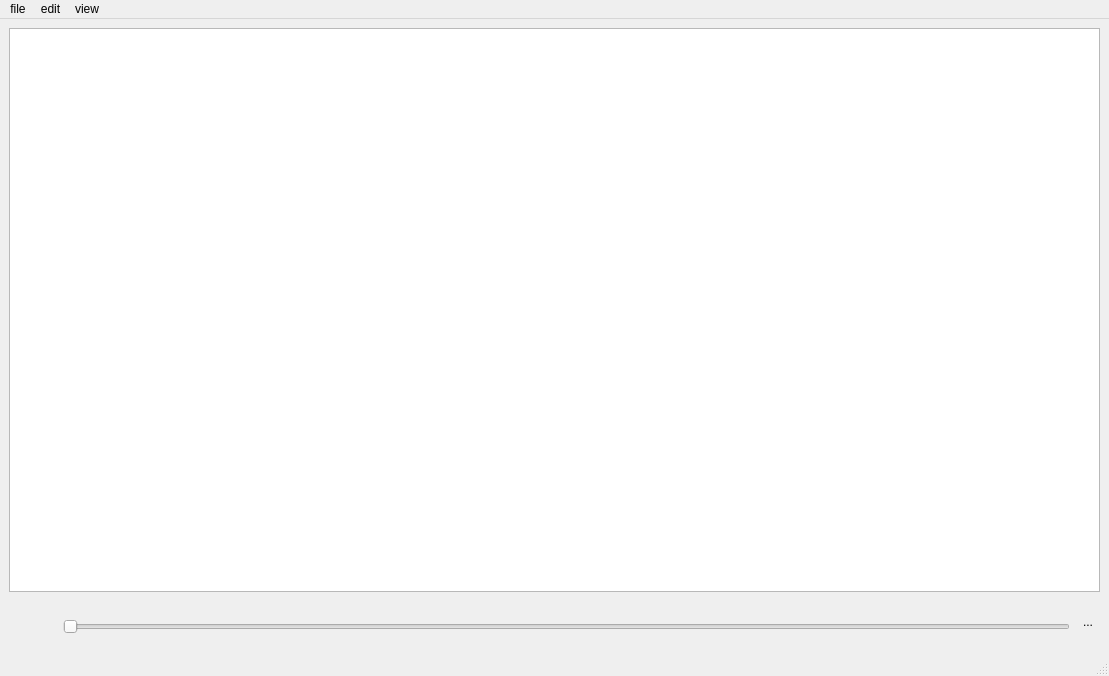
<?xml version="1.0" encoding="UTF-8"?>
<ui version="4.0">
 <class>myNOTEPAD</class>
 <widget class="QMainWindow" name="myNOTEPAD">
  <property name="geometry">
   <rect>
    <x>0</x>
    <y>0</y>
    <width>1109</width>
    <height>676</height>
   </rect>
  </property>
  <property name="focusPolicy">
   <enum>Qt::StrongFocus</enum>
  </property>
  <property name="windowTitle">
   <string>myNOTEPAD</string>
  </property>
  <widget class="QWidget" name="centralwidget">
   <layout class="QGridLayout" name="gridLayout">
    <item row="0" column="0">
     <layout class="QVBoxLayout" name="verticalLayout_2">
      <item>
       <widget class="QPlainTextEdit" name="plainTextEdit">
        <property name="sizePolicy">
         <sizepolicy hsizetype="Expanding" vsizetype="Expanding">
          <horstretch>0</horstretch>
          <verstretch>0</verstretch>
         </sizepolicy>
        </property>
        <property name="plainText">
         <string/>
        </property>
       </widget>
      </item>
      <item>
       <layout class="QHBoxLayout" name="horizontalLayout">
        <item>
         <widget class="QToolButton" name="toolButton">
          <property name="sizePolicy">
           <sizepolicy hsizetype="Fixed" vsizetype="Fixed">
            <horstretch>0</horstretch>
            <verstretch>0</verstretch>
           </sizepolicy>
          </property>
          <property name="mouseTracking">
           <bool>false</bool>
          </property>
          <property name="text">
           <string/>
          </property>
          <property name="icon">
           <iconset theme="dark" resource="resources.qrc">
            <normaloff>:/images/Icons/dark-mode.png</normaloff>
            <normalon>:/images/Icons/bright-mode.png</normalon>:/images/Icons/dark-mode.png</iconset>
          </property>
          <property name="iconSize">
           <size>
            <width>40</width>
            <height>40</height>
           </size>
          </property>
          <property name="checkable">
           <bool>true</bool>
          </property>
          <property name="autoRaise">
           <bool>true</bool>
          </property>
         </widget>
        </item>
        <item>
         <layout class="QVBoxLayout" name="verticalLayout">
          <item>
           <spacer name="verticalSpacer">
            <property name="orientation">
             <enum>Qt::Vertical</enum>
            </property>
            <property name="sizeType">
             <enum>QSizePolicy::Minimum</enum>
            </property>
            <property name="sizeHint" stdset="0">
             <size>
              <width>20</width>
              <height>10</height>
             </size>
            </property>
           </spacer>
          </item>
          <item>
           <widget class="QSlider" name="horizontalSlider">
            <property name="sizePolicy">
             <sizepolicy hsizetype="Minimum" vsizetype="Minimum">
              <horstretch>0</horstretch>
              <verstretch>0</verstretch>
             </sizepolicy>
            </property>
            <property name="minimumSize">
             <size>
              <width>300</width>
              <height>22</height>
             </size>
            </property>
            <property name="minimum">
             <number>0</number>
            </property>
            <property name="maximum">
             <number>70</number>
            </property>
            <property name="value">
             <number>0</number>
            </property>
            <property name="sliderPosition">
             <number>0</number>
            </property>
            <property name="orientation">
             <enum>Qt::Horizontal</enum>
            </property>
            <property name="invertedControls">
             <bool>false</bool>
            </property>
           </widget>
          </item>
         </layout>
        </item>
        <item>
         <widget class="QToolButton" name="toolButton_2">
          <property name="autoFillBackground">
           <bool>false</bool>
          </property>
          <property name="text">
           <string>...</string>
          </property>
          <property name="icon">
           <iconset>
            <selectedoff>:/images/Icons/cpy.jpg</selectedoff>
            <selectedon>:/images/Icons/cpyied.png</selectedon>
           </iconset>
          </property>
          <property name="iconSize">
           <size>
            <width>40</width>
            <height>40</height>
           </size>
          </property>
          <property name="checkable">
           <bool>true</bool>
          </property>
          <property name="checked">
           <bool>false</bool>
          </property>
          <property name="autoRepeat">
           <bool>true</bool>
          </property>
          <property name="autoExclusive">
           <bool>false</bool>
          </property>
          <property name="autoRepeatDelay">
           <number>3</number>
          </property>
          <property name="autoRepeatInterval">
           <number>300</number>
          </property>
          <property name="popupMode">
           <enum>QToolButton::DelayedPopup</enum>
          </property>
          <property name="autoRaise">
           <bool>true</bool>
          </property>
         </widget>
        </item>
       </layout>
      </item>
     </layout>
    </item>
   </layout>
  </widget>
  <widget class="QMenuBar" name="menubar">
   <property name="geometry">
    <rect>
     <x>0</x>
     <y>0</y>
     <width>1109</width>
     <height>26</height>
    </rect>
   </property>
   <widget class="QMenu" name="menufile">
    <property name="title">
     <string>file</string>
    </property>
    <addaction name="actionnew"/>
    <addaction name="actionopen"/>
    <addaction name="actionsave_as"/>
    <addaction name="actionprint"/>
    <addaction name="actionexit"/>
   </widget>
   <widget class="QMenu" name="menuedit">
    <property name="title">
     <string>edit</string>
    </property>
    <addaction name="actioncopy"/>
    <addaction name="actionpaste"/>
    <addaction name="actioncut"/>
    <addaction name="actionundo"/>
    <addaction name="actionredo"/>
   </widget>
   <widget class="QMenu" name="menuview">
    <property name="title">
     <string>view</string>
    </property>
    <addaction name="actionzoom_in"/>
    <addaction name="actionzoom_out"/>
   </widget>
   <addaction name="menufile"/>
   <addaction name="menuedit"/>
   <addaction name="menuview"/>
  </widget>
  <widget class="QStatusBar" name="statusbar"/>
  <action name="actionnew">
   <property name="icon">
    <iconset resource="resources.qrc">
     <normaloff>:/images/Icons/New.bmp</normaloff>:/images/Icons/New.bmp</iconset>
   </property>
   <property name="text">
    <string>new</string>
   </property>
   <property name="shortcut">
    <string>Ctrl+N</string>
   </property>
  </action>
  <action name="actionopen">
   <property name="icon">
    <iconset resource="resources.qrc">
     <normaloff>:/images/Icons/Open.bmp</normaloff>:/images/Icons/Open.bmp</iconset>
   </property>
   <property name="text">
    <string>open</string>
   </property>
   <property name="shortcut">
    <string>Ctrl+O</string>
   </property>
  </action>
  <action name="actionsave_as">
   <property name="icon">
    <iconset resource="resources.qrc">
     <normaloff>:/images/Icons/Save.bmp</normaloff>:/images/Icons/Save.bmp</iconset>
   </property>
   <property name="text">
    <string>save as</string>
   </property>
   <property name="shortcut">
    <string>Ctrl+S</string>
   </property>
  </action>
  <action name="actionprint">
   <property name="text">
    <string>print</string>
   </property>
   <property name="shortcut">
    <string>Ctrl+P</string>
   </property>
  </action>
  <action name="actionexit">
   <property name="text">
    <string>exit</string>
   </property>
  </action>
  <action name="actioncopy">
   <property name="icon">
    <iconset resource="resources.qrc">
     <normaloff>:/images/Icons/Copy.bmp</normaloff>:/images/Icons/Copy.bmp</iconset>
   </property>
   <property name="text">
    <string>copy</string>
   </property>
   <property name="shortcut">
    <string>Ctrl+C</string>
   </property>
  </action>
  <action name="actionpaste">
   <property name="icon">
    <iconset resource="resources.qrc">
     <normaloff>:/images/Icons/Paste.bmp</normaloff>:/images/Icons/Paste.bmp</iconset>
   </property>
   <property name="text">
    <string>paste</string>
   </property>
   <property name="shortcut">
    <string>Ctrl+V</string>
   </property>
  </action>
  <action name="actionundo">
   <property name="text">
    <string>undo</string>
   </property>
   <property name="shortcut">
    <string>Ctrl+Z</string>
   </property>
  </action>
  <action name="actionredo">
   <property name="text">
    <string>redo</string>
   </property>
   <property name="shortcut">
    <string>Ctrl+Y</string>
   </property>
  </action>
  <action name="actioncut">
   <property name="icon">
    <iconset resource="resources.qrc">
     <normaloff>:/images/Icons/Cut.bmp</normaloff>
     <normalon>:/images/Icons/Cut.bmp</normalon>:/images/Icons/Cut.bmp</iconset>
   </property>
   <property name="text">
    <string>cut</string>
   </property>
   <property name="shortcut">
    <string>Ctrl+X</string>
   </property>
  </action>
  <action name="actionzoom_in">
   <property name="text">
    <string>zoom in</string>
   </property>
   <property name="shortcut">
    <string>Ctrl+=</string>
   </property>
  </action>
  <action name="actionzoom_out">
   <property name="text">
    <string>zoom out</string>
   </property>
   <property name="shortcut">
    <string>Ctrl+-</string>
   </property>
  </action>
  <action name="actiondefault_zoom">
   <property name="text">
    <string>default zoom</string>
   </property>
   <property name="shortcut">
    <string>Ctrl+D</string>
   </property>
  </action>
 </widget>
 <resources>
  <include location="resources.qrc"/>
 </resources>
 <connections/>
</ui>
